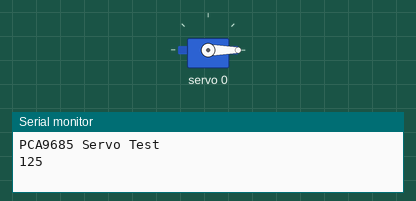
Simulated run of this sketch. Board: ESP32. Shown: servo, the last lines printed to the serial monitor.

Above: at 0.05 s.
At 7.4 s:
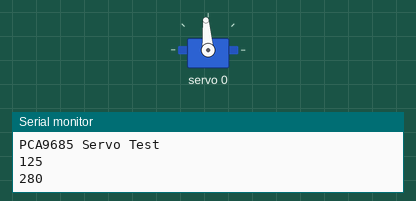
At 14.9 s:
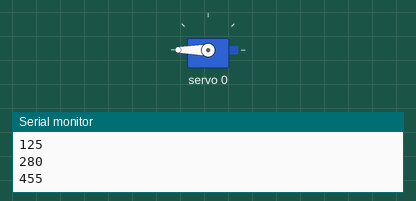
At 29.9 s:
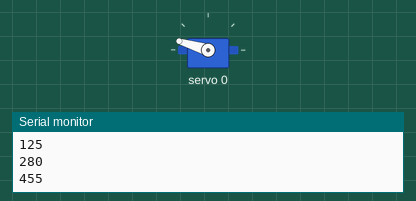
Timing chart, 0 to 39.0 s (numbered marks = the images above):
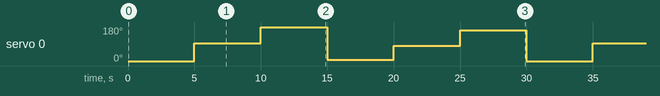

The sketch:

testMoteur.ino
```cpp
#include <Wire.h>

// Include Adafruit PCA9685 Servo Library
#include <Adafruit_PWMServoDriver.h>

// Creat object to represent PCA9685 at default I2C address
Adafruit_PWMServoDriver pca9685 = Adafruit_PWMServoDriver(0x40);

// Define maximum and minimum number of "ticks" for the servo motors
// Range from 0 to 4095
// This determines the pulse width

#define SDA 26
#define SCL 27

//Valeur 0° 90° 180° moteur vertical
#define SERVOMIN_1  100  // Minimum value
#define SERVOMAX_1  520  // Maximum value
#define SERVOMID_1  310  // Middle value

//Valeur 0° 90° 180° moteur horizontal
#define SERVOMIN_2  125  // Minimum value
#define SERVOMAX_2  455  // Maximum value
#define SERVOMID_2  280  // Middle value

// Define servo motor connections (expand as required)
#define SER0  0   //Servo Motor 0 on connector 0
#define SER1  1  //Servo Motor 1 on connector 12

// Variables for Servo Motor positions (expand as required)
int pwm0;
int pwm1;

void setup() {

  // Serial monitor setup
  Wire.begin(SDA , SCL);
  Serial.begin(115200);

  // Print to monitor
  Serial.println("PCA9685 Servo Test");

  // Initialize PCA9685
  pca9685.begin();

  // Set PWM Frequency to 50Hz
  pca9685.setPWMFreq(50);

}

void loop() {

  //MIN Moteur vertical
  pca9685.setPWM(SER0, 0,SERVOMIN_1 );
  Serial.println(SERVOMIN_2);
  delay(5000);

  //MID Moteur vertical
  pca9685.setPWM(SER0, 0,SERVOMID_1 );
  Serial.println(SERVOMID_2);
  delay(5000);

  //MAX Moteur vertical
  pca9685.setPWM(SER0, 0,SERVOMAX_1 );
  Serial.println(SERVOMAX_2);
  delay(5000);

  //MIN Moteur horizontal
  pca9685.setPWM(SER0, 0,SERVOMIN_2 );
  Serial.println(SERVOMIN_2);
  delay(5000);

  //MID Moteur horizontal
  pca9685.setPWM(SER0, 0,SERVOMID_2 );
  Serial.println(SERVOMID_2);
  delay(5000);

  //MAX Moteur horizontal
  pca9685.setPWM(SER0, 0,SERVOMAX_2 );
  Serial.println(SERVOMAX_2);
  delay(5000);

}
```

Measured:
- by itself, servo 0: repeats every 30.0 s: 180° 5.0 s, 6° 5.0 s, 80° 5.0 s, 163° 5.0 s, 0° 5.0 s, 94° 5.0 s
